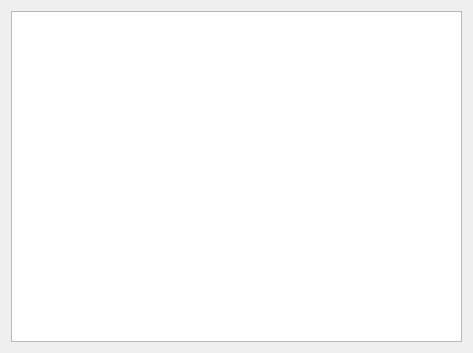
<?xml version="1.0" encoding="UTF-8"?>
<ui version="4.0">
 <class>Gamewin</class>
 <widget class="QDialog" name="Gamewin">
  <property name="geometry">
   <rect>
    <x>0</x>
    <y>0</y>
    <width>473</width>
    <height>353</height>
   </rect>
  </property>
  <property name="windowTitle">
   <string>Dialog</string>
  </property>
  <layout class="QGridLayout" name="gridLayout">
   <item row="0" column="0">
    <widget class="QGraphicsView" name="game"/>
   </item>
  </layout>
 </widget>
 <resources/>
 <connections/>
</ui>
